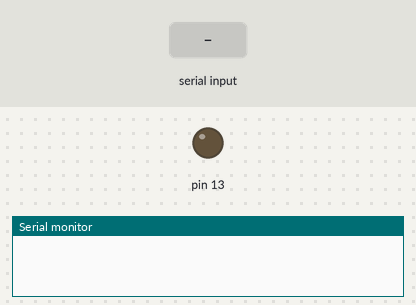
The sketch below on a simulated Arduino Uno, built with avr-gcc and run on an emulated ATmega328P. Parts: output pins drawn as LEDs (lit = HIGH), the last lines printed to the serial monitor. The inputs (shaded band) are chosen by the test bench.

Above: at 1.2 s.
1.3 s: "ON\n" received over Serial
At 2.9 s:
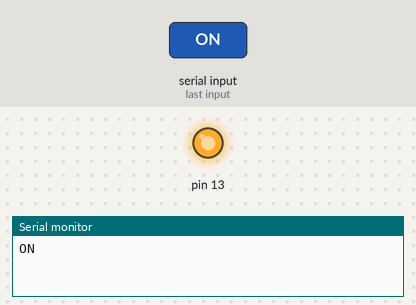
3.8 s: "OFF\n" received over Serial
At 6.0 s:
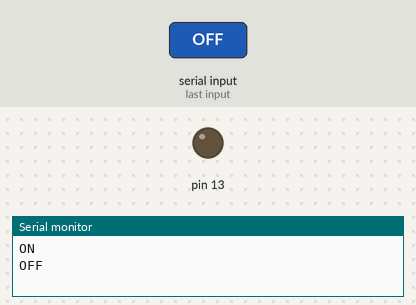
Timing chart, 0 to 7.5 s (numbered marks = the images above; inputs shaded):
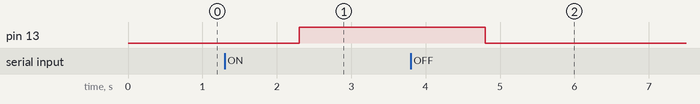

The sketch:

sketch_sep7a.ino
```cpp
String myCmd;

void setup() {
  Serial.begin(9600);
  pinMode(13, OUTPUT);
}

void loop() {
  while(Serial.available() == 0) {
  }

  myCmd = Serial.readStringUntil('\r');

  myCmd.trim();
  myCmd.toUpperCase();
  Serial.println(myCmd);

  if (myCmd == "ON") {
    digitalWrite(13, HIGH);
  }

  if (myCmd == "OFF") {
    digitalWrite(13, LOW);
  }
}
```

Measured:
- after the input at 1.3 s, pin 13: LOW → HIGH after 1.0 s
- after the input at 3.8 s, pin 13: HIGH → LOW after 1.0 s
